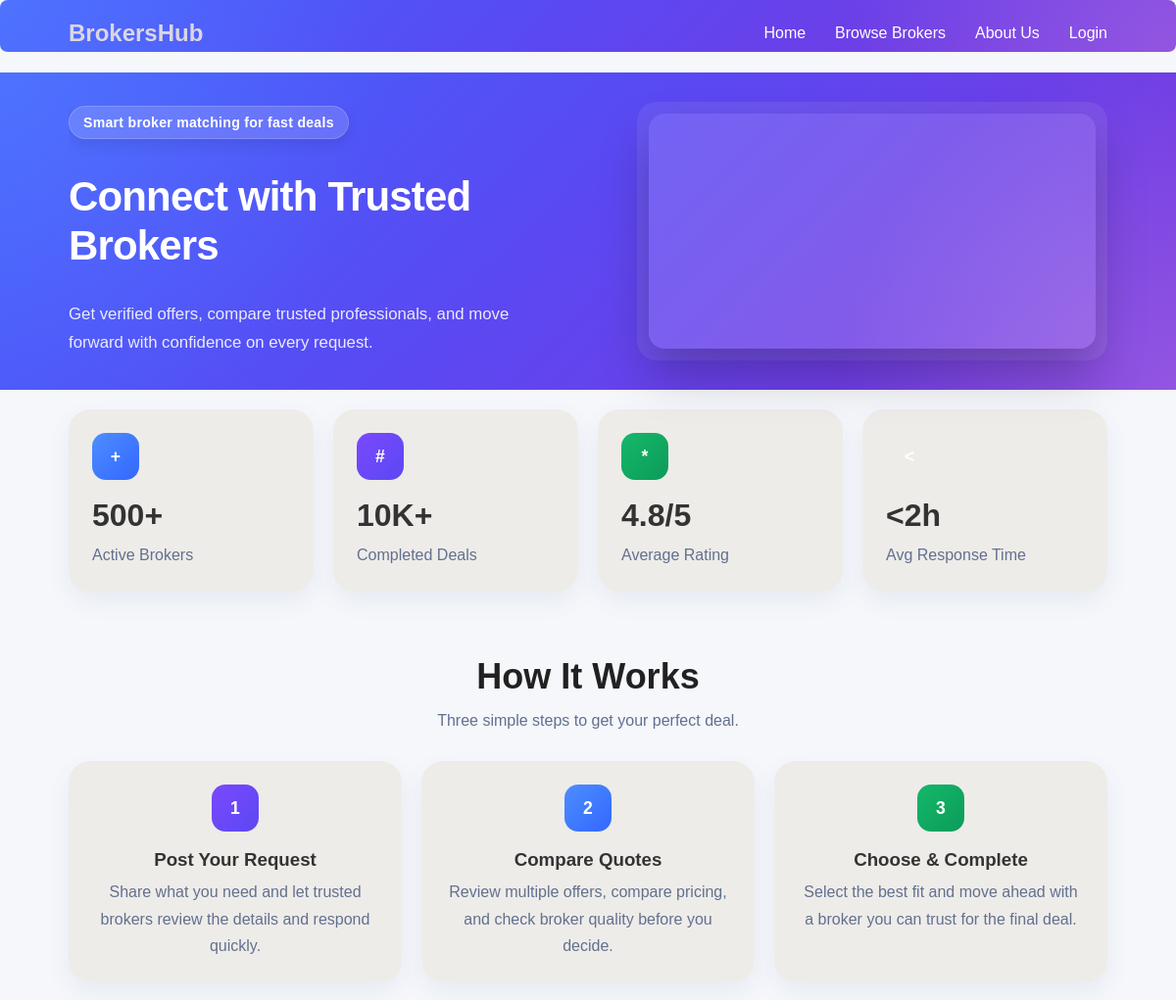
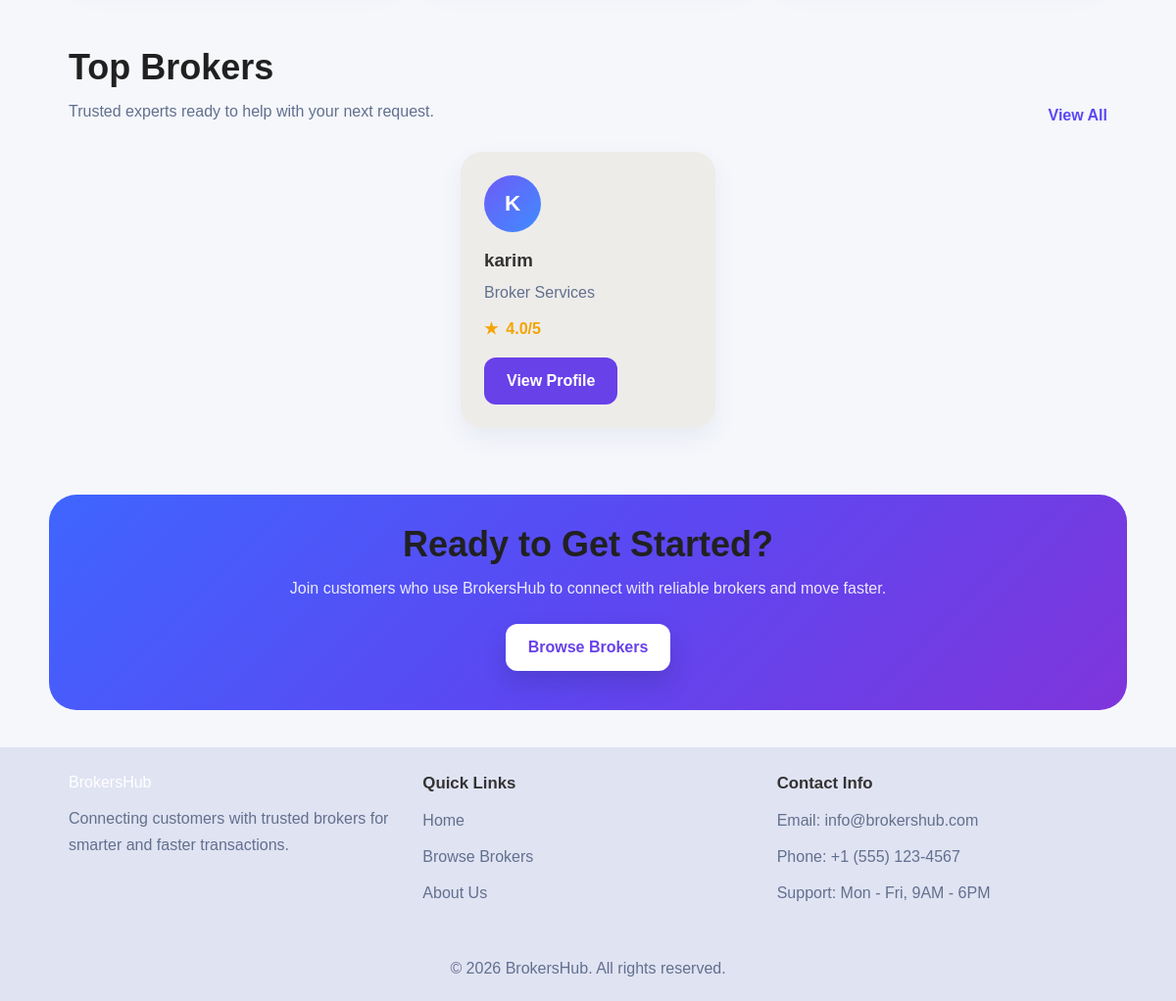
The page / on the database its author committed (2 pictures, top to bottom).
### brokers/models.py (models this page shows, shortened)
class BrokerProfile(models.Model):
    user = models.OneToOneField(User, on_delete=models.CASCADE, related_name='broker_profile')
    business_name = models.CharField(max_length=255)
    city = models.ForeignKey(City, on_delete=models.SET_NULL, null=True, blank=True)
    whatsapp_number = models.CharField(max_length=20)
    description = models.TextField(blank=True)
    is_verified = models.BooleanField(default=False)
    is_active = models.BooleanField(default=True)
    average_rating = models.FloatField(default=0)
    total_reviews = models.IntegerField(default=0)
    show_whatsapp_after_accept = models.BooleanField(default=True)

### brokers/views.py (the view)
# urls.py: path('', views.landing_page, name='landing'),
def landing_page(request):
    brokers = BrokerProfile.objects.all()
    context = {
        "brokers": brokers,
        "active_brokers": "500+",
        "completed_deals": "10K+",
        "rating": "4.8/5",
        "response_time": "<2h",
    }
    return render(request, "landing_page.html", context)

### brokers/templates/landing_page.html (shortened to what this page needs)
{% load static %}
<!DOCTYPE html>
<html lang="en">
<head>
    <link rel="stylesheet" href="{% static 'css/landing_page.css' %}">
</head>
<body>
    {% include 'partials/navbar.html' %}
    <section class="hero">
        <div class="container">
            <div class="hero-row">
                <div class="hero-text">
                    <span class="tag">Smart broker matching for fast deals</span>
                    <h1>Connect with Trusted Brokers</h1>
                    <p>
                        Get verified offers, compare trusted professionals, and move forward with confidence on every
                        request.
                    </p>
                </div>
                <div class="hero-video">
                    <video autoplay muted loop playsinline class="hero-video"
                            src="{% static 'videos/BokerHub.MOV' %}" type="video/MOV">
                    </video>
                </div>
            </div>
        </div>
    </section>
    <section class="section">
        <div class="container">
            <div class="cards stats-grid">
                <div class="card stat-card">
                    <div class="icon blue">
                        <span>+</span>
                    </div>
                    <h3>{{ active_brokers }}</h3>
                    <p>Active Brokers</p>
                </div>
                <div class="card stat-card">
                    <div class="icon purple">
                        <span>#</span>
                    </div>
                    <h3>{{ completed_deals }}</h3>
                    <p>Completed Deals</p>
                </div>
                <div class="card stat-card">
                    <div class="icon green">
                        <span>*</span>
                    </div>
                    <h3>{{ rating }}</h3>
                    <p>Average Rating</p>
                </div>
                <div class="card stat-card">
                    <div class="icon gold">
                        <span>&lt;</span>
                    </div>
                    <h3>{{ response_time }}</h3>
                    <p>Avg Response Time</p>
                </div>
            </div>
        </div>
    </section>
    <section class="section work">
        <div class="container">
            <div class="section-head">
                <h2>How It Works</h2>
                <p>Three simple steps to get your perfect deal.</p>
            </div>
            <div class="cards steps-grid">
                <div class="card step-card">
                    <div class="icon purple">
                        <span>1</span>
                    </div>
                    <h3>Post Your Request</h3>
                    <p>Share what you need and let trusted brokers review the details and respond quickly.</p>
                </div>
                <div class="card step-card">
                    <div class="icon blue">
                        <span>2</span>
                    </div>
                    <h3>Compare Quotes</h3>
                    <p>Review multiple offers, compare pricing, and check broker quality before you decide.</p>
                </div>
                <div class="card step-card">
                    <div class="icon green">
                        <span>3</span>
                    </div>
                    <h3>Choose &amp; Complete</h3>
                    <p>Select the best fit and move ahead with a broker you can trust for the final deal.</p>
                </div>
            </div>
        </div>
    </section>
    <section class="section brokers">
        <div class="container">
            <div class="section-row">
                <div class="section-head left">
                    <h2 class = "top">Top Brokers</h2>
                    <p>Trusted experts ready to help with your next request.</p>
                </div>
                <a href="{% url 'browse_brokers' %}" class="view-link">View All</a>
            </div>
            <div class="cards broker-grid">
                {% for broker in brokers %}
                <div class="card broker-card">
                    <div class="avatar">
                        {% if broker.business_name %}
                        {{ broker.business_name|slice:":1"|upper }}
                        {% else %}
                        {{ broker.user.username|slice:":1"|upper }}
                        {% endif %}
                    </div>
                    <h3>
                        {% if broker.business_name %}
                        {{ broker.business_name }}
                        {% else %}
                        {{ broker.user.first_name }} {{ broker.user.last_name }}
                        {% endif %}
                    </h3>
                    {% with broker.platforms.first as broker_platform %}
                    {% if broker_platform %}
                    <p class="meta">{{ broker_platform.platform.category.name }}</p>
                    {% else %}
                    <p class="meta">Broker Services</p>
                    {% endif %}
                    {% endwith %}
                    <div class="rating-row">
                        <span class="star">&#9733;</span>
                        <span>{{ broker.average_rating|floatformat:1 }}/5</span>
                    </div>
                    <a href="{% url 'broker_profile' broker.id %}" class="btn btn-light">View Profile</a>
                </div>
                {% endfor %}
            </div>
        </div>
    </section>
    <section class="cta">
        <div class="container cta-box">
            <h2>Ready to Get Started?</h2>
            <p>Join customers who use BrokersHub to connect with reliable brokers and move faster.</p>
            <a href="{% url 'browse_brokers' %}" class="btn btn-primary btn-white">Browse Brokers</a>
        </div>
    </section>
    <footer class="footer">
        <div class="container footer-grid">
            <div>
                <a href="{% url 'landing' %}" class="brand footer-brand">BrokersHub</a>
                <p class="footer-text">
                    Connecting customers with trusted brokers for smarter and faster transactions.
                </p>
            </div>
            <div>
                <h3>Quick Links</h3>
                <a href="{% url 'landing' %}" class="footer-link">Home</a>
                <a href="{% url 'browse_brokers' %}" class="footer-link">Browse Brokers</a>
                <a href="{% url 'about' %}" class="footer-link">About Us</a>
            </div>
            <div>
                <h3>Contact Info</h3>
                <p class="footer-text">Email: info@brokershub.com</p>
                <p class="footer-text">Phone: +1 (555) 123-4567</p>
                <p class="footer-text">Support: Mon - Fri, 9AM - 6PM</p>
            </div>
        </div>
        <div class="footer-bottom">
            <p>&copy; 2026 BrokersHub. All rights reserved.</p>
        </div>
    </footer>
</body>
</html>

### rows shown on the page
BrokerProfile: business_name "K", business_name "karim", average_rating "4.0"

### other values the page prints
{{ active_brokers }} "500+"
{{ completed_deals }} "10K+"
{{ rating }} "4.8/5"
{{ response_time }} "<2h"
